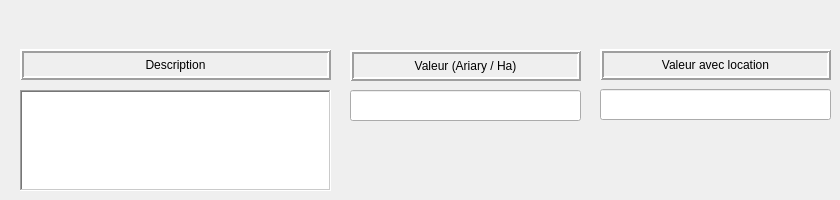
             <widget class="QWidget" name="pageForfParSurface_3">
              <widget class="QLabel" name="label_33">
               <property name="geometry">
                <rect>
                 <x>600</x>
                 <y>49</y>
                 <width>231</width>
                 <height>31</height>
                </rect>
               </property>
               <property name="frameShape">
                <enum>QFrame::Box</enum>
               </property>
               <property name="frameShadow">
                <enum>QFrame::Raised</enum>
               </property>
               <property name="lineWidth">
                <number>2</number>
               </property>
               <property name="text">
                <string>Valeur avec location</string>
               </property>
               <property name="alignment">
                <set>Qt::AlignCenter</set>
               </property>
               <property name="wordWrap">
                <bool>false</bool>
               </property>
               <property name="margin">
                <number>0</number>
               </property>
              </widget>
              <widget class="QLineEdit" name="lineEdit_25">
               <property name="geometry">
                <rect>
                 <x>350</x>
                 <y>90</y>
                 <width>231</width>
                 <height>31</height>
                </rect>
               </property>
               <property name="alignment">
                <set>Qt::AlignRight|Qt::AlignTrailing|Qt::AlignVCenter</set>
               </property>
              </widget>
              <widget class="QLineEdit" name="lineEdit_26">
               <property name="geometry">
                <rect>
                 <x>600</x>
                 <y>89</y>
                 <width>231</width>
                 <height>31</height>
                </rect>
               </property>
               <property name="alignment">
                <set>Qt::AlignRight|Qt::AlignTrailing|Qt::AlignVCenter</set>
               </property>
              </widget>
              <widget class="QLabel" name="label_34">
               <property name="geometry">
                <rect>
                 <x>350</x>
                 <y>50</y>
                 <width>231</width>
                 <height>31</height>
                </rect>
               </property>
               <property name="frameShape">
                <enum>QFrame::Box</enum>
               </property>
               <property name="frameShadow">
                <enum>QFrame::Raised</enum>
               </property>
               <property name="lineWidth">
                <number>2</number>
               </property>
               <property name="text">
                <string>Valeur (Ariary / Ha)</string>
               </property>
               <property name="alignment">
                <set>Qt::AlignCenter</set>
               </property>
               <property name="wordWrap">
                <bool>false</bool>
               </property>
               <property name="margin">
                <number>0</number>
               </property>
              </widget>
              <widget class="QTextEdit" name="textEdit_6">
               <property name="geometry">
                <rect>
                 <x>20</x>
                 <y>90</y>
                 <width>311</width>
                 <height>101</height>
                </rect>
               </property>
               <property name="frameShape">
                <enum>QFrame::WinPanel</enum>
               </property>
               <property name="frameShadow">
                <enum>QFrame::Sunken</enum>
               </property>
               <property name="html">
                <string>&lt;!DOCTYPE HTML PUBLIC &quot;-//W3C//DTD HTML 4.0//EN&quot; &quot;http://www.w3.org/TR/REC-html40/strict.dtd&quot;&gt;
&lt;html&gt;&lt;head&gt;&lt;meta name=&quot;qrichtext&quot; content=&quot;1&quot; /&gt;&lt;style type=&quot;text/css&quot;&gt;
p, li { white-space: pre-wrap; }
&lt;/style&gt;&lt;/head&gt;&lt;body style=&quot; font-family:'Cantarell'; font-size:11pt; font-weight:400; font-style:normal;&quot;&gt;
&lt;p style=&quot;-qt-paragraph-type:empty; margin-top:0px; margin-bottom:0px; margin-left:0px; margin-right:0px; -qt-block-indent:0; text-indent:0px; font-family:'MS Shell Dlg 2'; font-size:8.25pt;&quot;&gt;&lt;br /&gt;&lt;/p&gt;&lt;/body&gt;&lt;/html&gt;</string>
               </property>
              </widget>
              <widget class="QLabel" name="label_35">
               <property name="geometry">
                <rect>
                 <x>20</x>
                 <y>49</y>
                 <width>311</width>
                 <height>31</height>
                </rect>
               </property>
               <property name="autoFillBackground">
                <bool>false</bool>
               </property>
               <property name="frameShape">
                <enum>QFrame::Box</enum>
               </property>
               <property name="frameShadow">
                <enum>QFrame::Raised</enum>
               </property>
               <property name="lineWidth">
                <number>2</number>
               </property>
               <property name="midLineWidth">
                <number>0</number>
               </property>
               <property name="text">
                <string>Description</string>
               </property>
               <property name="alignment">
                <set>Qt::AlignCenter</set>
               </property>
              </widget>
             </widget>
